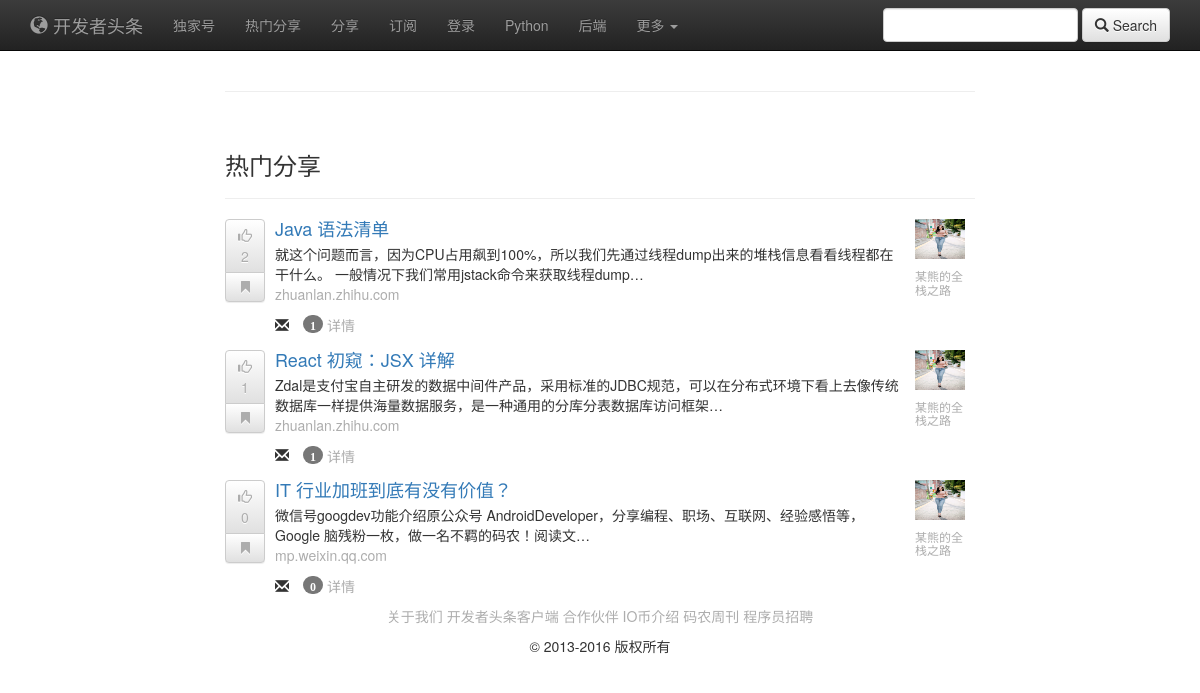
/posts/popular, run on the app's committed database.
### post/models.py (models this page shows, shortened)
class Pollarticle(models.Model):
    poll_article = models.ForeignKey(Article)
    polls = models.IntegerField(default=0)

class Article(models.Model):
    title = models.CharField(max_length=200)
    url = models.URLField(max_length=100)
    public_signal = models.ForeignKey(PublicSignal)
    created_time = models.DateTimeField(auto_now_add=True)
    short_url = models.CharField(max_length=50, blank=True)
    creator = models.ForeignKey(NewUser)
    tags = models.ManyToManyField(Tag)
    collections = models.ForeignKey('Collection', blank=True)
    summary = models.TextField(blank=True)
    class Mate:
        ordering = ['-created_time']

class PublicSignal(models.Model):
    name = models.CharField(max_length=100)
    creator = models.ForeignKey(NewUser)
    created_time = models.DateTimeField(auto_now_add=True)
    head_image = models.ImageField(upload_to='photos')
    desc = models.CharField(max_length=200, blank=True)
    def __unicode__(self):
        return self.name

### post/views.py (the view)
# urls.py: url('^posts/popular', views.popular_sharing, name='popularsharing'),
def popular_sharing(request):
    articles = Article.objects.all()
    for article in articles:
        if article:
            polls = article.poll_set.all().count()
            poll_list = Pollarticle(poll_article=article, polls=polls)
            if not Pollarticle.objects.filter(poll_article=article).first():
                poll_list.save()
            else:
                pass
    popular_sharing_list = Pollarticle.objects.order_by('-polls')
    context = {'popular_sharing_list': popular_sharing_list}
    return render(request, 'popularsharingarticle.html', context)

### post/templates/popularsharingarticle.html (shortened to what this page needs)
{% extends 'base.html' %}
{% block body %}
<h3>热门分享</h3>
<hr>
<ul class="media-list">
{% for psarticle in popular_sharing_list %}
  <li class="media">
    <div class="media-left">
      <div class="btn-group-vertical upvote " >
            <a class="btn btn-default like-button"  href="{% url 'poll' psarticle.poll_article.id %}"> <span class="glyphicon glyphicon-thumbs-up"></span><br><span>{{ psarticle.polls }}</span></a>
            <a class="btn btn-default btn-sm favorite-button" href="{% url 'collection' psarticle.poll_article.id %}"><span class="glyphicon glyphicon-bookmark"></span> </a>
        </div>
    </div>
    <div class="media-body">
        <h4 class="media-heading"><a href="{{ article.url }}">{{ psarticle.poll_article.title }}</a></h4>
        {{ psarticle.poll_article.summary | truncatechars_html:80 }}
        <div class="post-content clearfix">
            <a href="{{ psarticle.poll_article.url }}"><p>{{ psarticle.poll_article.short_url }}</p></a>
            <span class="glyphicon glyphicon-envelope"><a href="/post/{{ psarticle.poll_article.id }}"> <span class="badge">{{ psarticle.poll_article.comment_set.count }} </span></a></span>
            <a href="/post/{{ psarticle.poll_article.id }}">详情</a>
        </div>
    </div>
    <div class="media-right">
        <div class="meida">
            <div class="media-left">
                <a href="{% url 'publicSignal' psarticle.poll_article.public_signal.id %}"><img class="media-object" src="{{ psarticle.poll_article.public_signal.head_image.url }}" alt="..." width="50" height="40">
                <h6>
                    <a href="{% url 'publicSignal' psarticle.poll_article.public_signal.id %}"><span>{{ psarticle.poll_article.public_signal }}</span></a
                </h6>
                </a>
            </div>
        </div>
    </div>
  </li>
{% endfor %}
</ul>
{% endblock %}

### post/templates/base.html (style rules this page uses)
a:link { text-decoration: none; color:#ADADAD; }

### data on the page
Pollarticle: polls "2", poll_article "Java 语法清单", poll_article.summary "就这个问题而言，因为CPU占用飙到100%，所以我们先通过线程dump出来的堆栈信息看看线程都在干什么。 一般情况下我们常用jstack命令来获取线程dump…", poll_article.short_url "zhuanlan.zhihu.com", poll_article.comment_set.count "1", poll_article.public_signal.head_image (picture), poll_article.public_signal "某熊的全栈之路"
Pollarticle: polls "1", poll_article "React 初窥：JSX 详解", poll_article.summary "Zdal是支付宝自主研发的数据中间件产品，采用标准的JDBC规范，可以在分布式环境下看上去像传统数据库一样提供海量数据服务，是一种通用的分库分表数据库访问框架…", poll_article.short_url "zhuanlan.zhihu.com", poll_article.comment_set.count "1", poll_article.public_signal.head_image (picture), poll_article.public_signal "某熊的全栈之路"
Pollarticle: polls "0", poll_article "IT 行业加班到底有没有价值？", poll_article.summary "微信号googdev功能介绍原公众号 AndroidDeveloper，分享编程、职场、互联网、经验感悟等，Google 脑残粉一枚，做一名不羁的码农！阅读文…", poll_article.short_url "mp.weixin.qq.com", poll_article.comment_set.count "0", poll_article.public_signal.head_image (picture), poll_article.public_signal "某熊的全栈之路"
